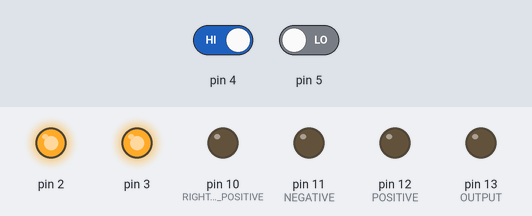
Bench run of a sketch on a simulated Arduino Uno, built with avr-gcc and run on an emulated ATmega328P. On the bench: output pins drawn as LEDs (lit = HIGH). Inputs (shaded band) come from the test bench; at power-on: pin 4 HIGH, pin 5 LOW.

Above: at 1.2 s.
1.3 s: pin 4 driven LOW
At 2.4 s:
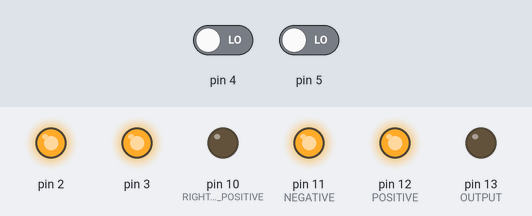
2.8 s: pin 5 driven HIGH
At 3.5 s:
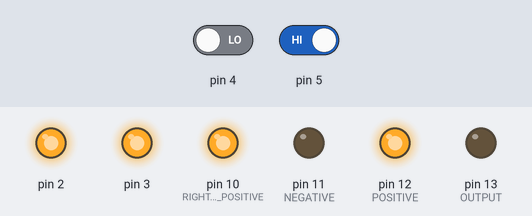
4.3 s: pin 4 driven HIGH
At 4.7 s:
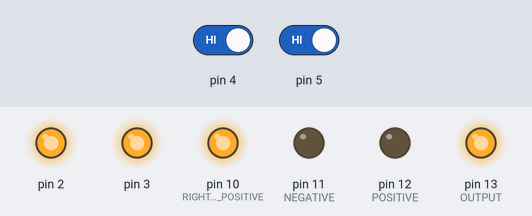
Timing chart, 0 to 7.3 s (numbered marks = the images above; inputs shaded):
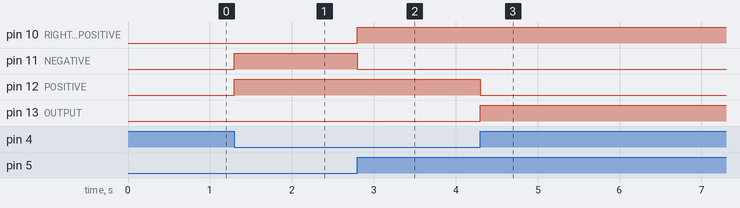

The sketch:

wallfollower.ino
```cpp
void setup() {
  pinMode(2, OUTPUT);
  pinMode(3, OUTPUT);
  pinMode(4, INPUT);
  pinMode(5, INPUT);
  pinMode(13, OUTPUT); //OUTPUT:LEFT NEGATIVE
  pinMode(12, OUTPUT);             //POSITIVE
  pinMode(10, OUTPUT); //RIGHT        POSITIVE
  pinMode(11, OUTPUT);            //NEGATIVE
  digitalWrite(2, HIGH);
  digitalWrite(3, HIGH);
  Serial.begin(9600);
}

void loop() {
  int l,r;
    l=digitalRead(4);
    r=digitalRead(5);
    if(l==0&&r==1)
    {
      digitalWrite(12,HIGH);
      digitalWrite(13,LOW);
      digitalWrite(10,HIGH);
      digitalWrite(11,LOW);
    }
    else if(l==0&&r==0)
    {
       digitalWrite(12,HIGH);
       digitalWrite(13,LOW);
       digitalWrite(10,LOW);
       digitalWrite(11,HIGH);
    }
    else if(l==1&&r==1)
    {
        digitalWrite(10,HIGH);
        digitalWrite(11,LOW);
        digitalWrite(12,LOW);
        digitalWrite(13,HIGH);
        delay(2000);

    }


}
```

Measured:
- after the input at 1.3 s, pin 11 (NEGATIVE), pin 12 (POSITIVE): LOW → HIGH at once
- after the input at 2.8 s, pin 10 (RIGHT________POSITIVE): LOW → HIGH at once; pin 11 (NEGATIVE): HIGH → LOW at once
- after the input at 4.3 s, pin 12 (POSITIVE): HIGH → LOW at once; pin 13 (OUTPUT): LOW → HIGH at once
